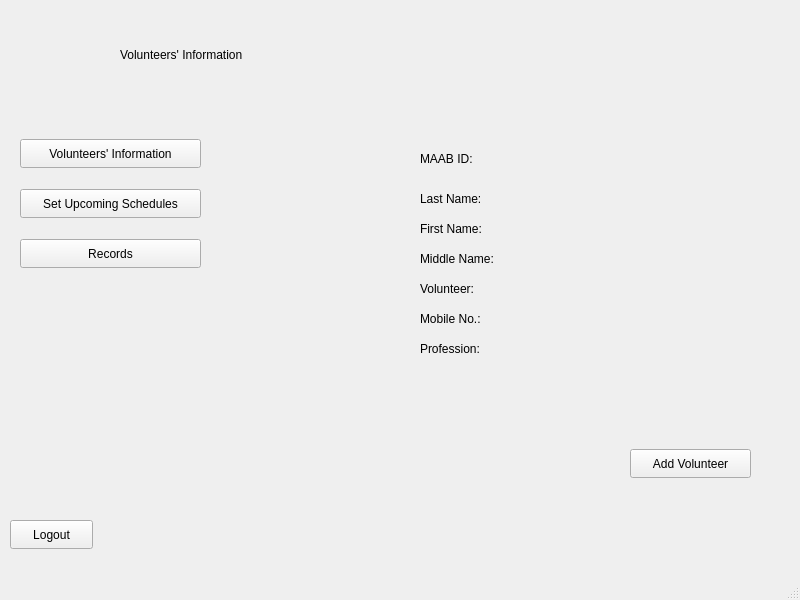
<?xml version="1.0" encoding="UTF-8"?>
<ui version="4.0">
 <class>MainRCYVolunteers</class>
 <widget class="QMainWindow" name="MainRCYVolunteers">
  <property name="geometry">
   <rect>
    <x>0</x>
    <y>0</y>
    <width>800</width>
    <height>600</height>
   </rect>
  </property>
  <property name="windowTitle">
   <string>MainWindow</string>
  </property>
  <widget class="QWidget" name="centralwidget">
   <widget class="QStackedWidget" name="stackedWidget">
    <property name="geometry">
     <rect>
      <x>0</x>
      <y>-1</y>
      <width>800</width>
      <height>521</height>
     </rect>
    </property>
    <property name="currentIndex">
     <number>0</number>
    </property>
    <widget class="QWidget" name="page">
     <widget class="QPushButton" name="pushButton_Volunteers">
      <property name="geometry">
       <rect>
        <x>20</x>
        <y>140</y>
        <width>181</width>
        <height>29</height>
       </rect>
      </property>
      <property name="text">
       <string>Volunteers' Information</string>
      </property>
     </widget>
     <widget class="QPushButton" name="pushButton_Schedules">
      <property name="geometry">
       <rect>
        <x>20</x>
        <y>190</y>
        <width>181</width>
        <height>29</height>
       </rect>
      </property>
      <property name="text">
       <string>Set Upcoming Schedules</string>
      </property>
     </widget>
     <widget class="QPushButton" name="pushButton_SaveNPrint">
      <property name="geometry">
       <rect>
        <x>20</x>
        <y>240</y>
        <width>181</width>
        <height>29</height>
       </rect>
      </property>
      <property name="text">
       <string>Records</string>
      </property>
     </widget>
     <widget class="QLabel" name="label">
      <property name="geometry">
       <rect>
        <x>120</x>
        <y>30</y>
        <width>661</width>
        <height>51</height>
       </rect>
      </property>
      <property name="text">
       <string>Volunteers' Information</string>
      </property>
     </widget>
     <widget class="QPushButton" name="pushButton_AddVolunteer">
      <property name="geometry">
       <rect>
        <x>630</x>
        <y>450</y>
        <width>121</width>
        <height>29</height>
       </rect>
      </property>
      <property name="text">
       <string>Add Volunteer</string>
      </property>
     </widget>
     <widget class="QLabel" name="label_3">
      <property name="geometry">
       <rect>
        <x>260</x>
        <y>180</y>
        <width>120</width>
        <height>120</height>
       </rect>
      </property>
      <property name="text">
       <string/>
      </property>
     </widget>
     <widget class="QLabel" name="label_4">
      <property name="geometry">
       <rect>
        <x>420</x>
        <y>150</y>
        <width>63</width>
        <height>20</height>
       </rect>
      </property>
      <property name="text">
       <string>MAAB ID:</string>
      </property>
     </widget>
     <widget class="QLabel" name="label_5">
      <property name="geometry">
       <rect>
        <x>420</x>
        <y>190</y>
        <width>81</width>
        <height>20</height>
       </rect>
      </property>
      <property name="text">
       <string>Last Name:</string>
      </property>
     </widget>
     <widget class="QLabel" name="label_6">
      <property name="geometry">
       <rect>
        <x>420</x>
        <y>220</y>
        <width>91</width>
        <height>20</height>
       </rect>
      </property>
      <property name="text">
       <string>First Name:</string>
      </property>
     </widget>
     <widget class="QLabel" name="label_7">
      <property name="geometry">
       <rect>
        <x>420</x>
        <y>250</y>
        <width>111</width>
        <height>20</height>
       </rect>
      </property>
      <property name="text">
       <string>Middle Name:</string>
      </property>
     </widget>
     <widget class="QLabel" name="label_8">
      <property name="geometry">
       <rect>
        <x>420</x>
        <y>280</y>
        <width>101</width>
        <height>20</height>
       </rect>
      </property>
      <property name="text">
       <string>Volunteer:</string>
      </property>
     </widget>
     <widget class="QLabel" name="label_9">
      <property name="geometry">
       <rect>
        <x>420</x>
        <y>310</y>
        <width>101</width>
        <height>20</height>
       </rect>
      </property>
      <property name="text">
       <string>Mobile No.:</string>
      </property>
     </widget>
     <widget class="QLabel" name="label_10">
      <property name="geometry">
       <rect>
        <x>420</x>
        <y>340</y>
        <width>101</width>
        <height>20</height>
       </rect>
      </property>
      <property name="text">
       <string>Profession:</string>
      </property>
     </widget>
    </widget>
    <widget class="QWidget" name="page_2">
     <widget class="QPushButton" name="pushButton_SaveNPrint_2">
      <property name="geometry">
       <rect>
        <x>20</x>
        <y>240</y>
        <width>181</width>
        <height>29</height>
       </rect>
      </property>
      <property name="text">
       <string>Save/Print</string>
      </property>
     </widget>
     <widget class="QPushButton" name="pushButton_Schedules_2">
      <property name="geometry">
       <rect>
        <x>20</x>
        <y>190</y>
        <width>181</width>
        <height>29</height>
       </rect>
      </property>
      <property name="text">
       <string>Upcoming Schedules</string>
      </property>
     </widget>
     <widget class="QPushButton" name="pushButton_Volunteers_2">
      <property name="geometry">
       <rect>
        <x>20</x>
        <y>140</y>
        <width>181</width>
        <height>29</height>
       </rect>
      </property>
      <property name="text">
       <string>Volunteer Informations</string>
      </property>
     </widget>
     <widget class="QCalendarWidget" name="calendarWidget">
      <property name="geometry">
       <rect>
        <x>260</x>
        <y>100</y>
        <width>461</width>
        <height>391</height>
       </rect>
      </property>
     </widget>
     <widget class="QLabel" name="label_2">
      <property name="geometry">
       <rect>
        <x>50</x>
        <y>40</y>
        <width>431</width>
        <height>20</height>
       </rect>
      </property>
      <property name="text">
       <string>Choose a Schedule</string>
      </property>
     </widget>
    </widget>
    <widget class="QWidget" name="page_3">
     <widget class="QPushButton" name="pushButton_Schedules_3">
      <property name="geometry">
       <rect>
        <x>20</x>
        <y>190</y>
        <width>181</width>
        <height>29</height>
       </rect>
      </property>
      <property name="text">
       <string>Upcoming Schedules</string>
      </property>
     </widget>
     <widget class="QPushButton" name="pushButton_SaveNPrint_3">
      <property name="geometry">
       <rect>
        <x>20</x>
        <y>240</y>
        <width>181</width>
        <height>29</height>
       </rect>
      </property>
      <property name="text">
       <string>Save/Print</string>
      </property>
     </widget>
     <widget class="QPushButton" name="pushButton_Volunteers_3">
      <property name="geometry">
       <rect>
        <x>20</x>
        <y>140</y>
        <width>181</width>
        <height>29</height>
       </rect>
      </property>
      <property name="text">
       <string>Volunteer Informations</string>
      </property>
     </widget>
     <widget class="QLabel" name="placeholder2">
      <property name="geometry">
       <rect>
        <x>390</x>
        <y>160</y>
        <width>201</width>
        <height>151</height>
       </rect>
      </property>
      <property name="text">
       <string>Placeholder (Save and Print)</string>
      </property>
     </widget>
    </widget>
   </widget>
   <widget class="QPushButton" name="pushButton_Logout">
    <property name="geometry">
     <rect>
      <x>10</x>
      <y>520</y>
      <width>83</width>
      <height>29</height>
     </rect>
    </property>
    <property name="text">
     <string>Logout</string>
    </property>
   </widget>
  </widget>
  <widget class="QMenuBar" name="menubar">
   <property name="geometry">
    <rect>
     <x>0</x>
     <y>0</y>
     <width>800</width>
     <height>25</height>
    </rect>
   </property>
  </widget>
  <widget class="QStatusBar" name="statusbar"/>
 </widget>
 <resources/>
 <connections/>
</ui>
